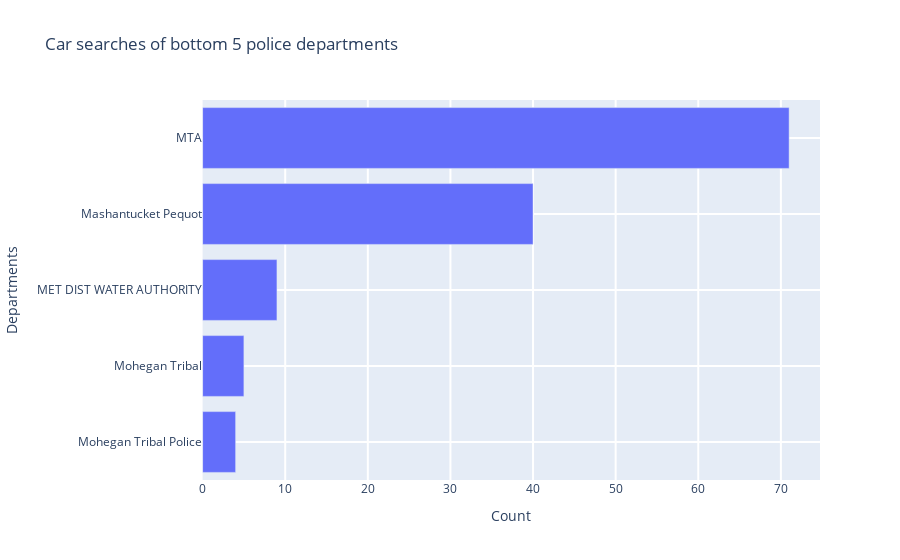

The notebook cell saved with this chart:
### Markdown cell above
**State Police** does the most searches by a large margin.

### Code cell
departments_freq = df['Department Name'].value_counts(normalize=False).sort_values(ascending=True).head(5)
data = [
    go.Bar(
        y=departments_freq.index,
        x=departments_freq,
        orientation='h'
    )]
layout = go.Layout(
    height=800,
    title=f'Car searches of bottom {departments_freq.size} police departments',
    hovermode='closest',
    xaxis=dict(title='Count', ticklen=5, zeroline=False, gridwidth=2, domain=[0.1, 1]),
    yaxis=dict(title='Departments', ticklen=5, gridwidth=2),
    showlegend=False
)
fig = go.Figure(data=data, layout=layout)
iplot(fig)

### Figure 1 — Plotly figure (JSON) as saved in the notebook; plotly's stock layout.template omitted (floating-point values rounded to 4 significant figures)
{"data": [{"orientation": "h", "type": "bar", "x": [4, 5, 9, 40, 71], "y": ["Mohegan Tribal Police", "Mohegan Tribal", "MET DIST WATER AUTHORITY", "Mashantucket Pequot", "MTA"]}], "layout": {"autosize": true, "hovermode": "closest", "showlegend": false, "title": {"text": "Car searches of bottom 5 police departments"}, "xaxis": {"autorange": true, "domain": [0.1, 1], "gridwidth": 2, "range": [0, 74.74], "ticklen": 5, "title": {"text": "Count"}, "type": "linear", "zeroline": false}, "yaxis": {"autorange": true, "gridwidth": 2, "range": [-0.5, 4.5], "ticklen": 5, "title": {"text": "Departments"}, "type": "category"}}}
